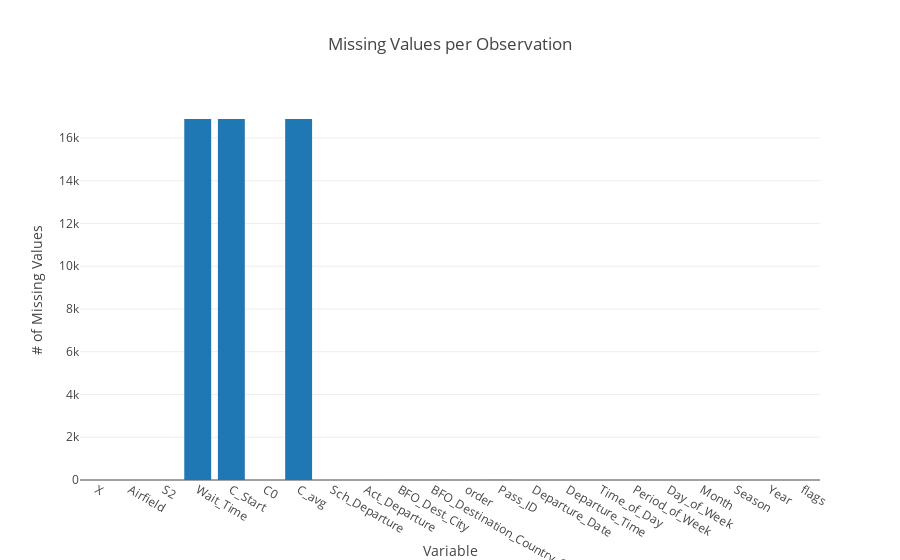

Source (notebook cell):
### Markdown cell above
### 15) Missing Values per Observation

### Code cell
cols=basa.columns

data = [go.Bar(
            x=cols,
            y=[basa[col].isnull().sum()+basa[col].tolist().count('.') for col in cols]
    )]

layout = go.Layout(
    title='Missing Values per Observation',
    xaxis = {'title':'Variable'},
    yaxis = {'title':'# of Missing Values'}
)
fig = go.Figure(data=data, layout=layout)
iplot(fig)

### Figure 1 — Plotly figure (JSON) as saved in the notebook; plotly's stock layout.template omitted (floating-point values rounded to 4 significant figures)
{"data": [{"type": "bar", "x": ["X", "Airfield", "S2", "Wait_Time", "C_Start", "C0", "C_avg", "Sch_Departure", "Act_Departure", "BFO_Dest_City", "BFO_Destination_Country_Code", "order", "Pass_ID", "Departure_Date", "Departure_Time", "Time_of_Day", "Period_of_Week", "Day_of_Week", "Month", "Season", "Year", "flags"], "y": [0, 0, 0, 16885, 16885, 1, 16885, 0, 0, 3, 3, 0, 5, 0, 0, 0, 0, 0, 0, 0, 0, 0]}], "layout": {"title": "Missing Values per Observation", "xaxis": {"title": "Variable"}, "yaxis": {"title": "# of Missing Values"}}}
